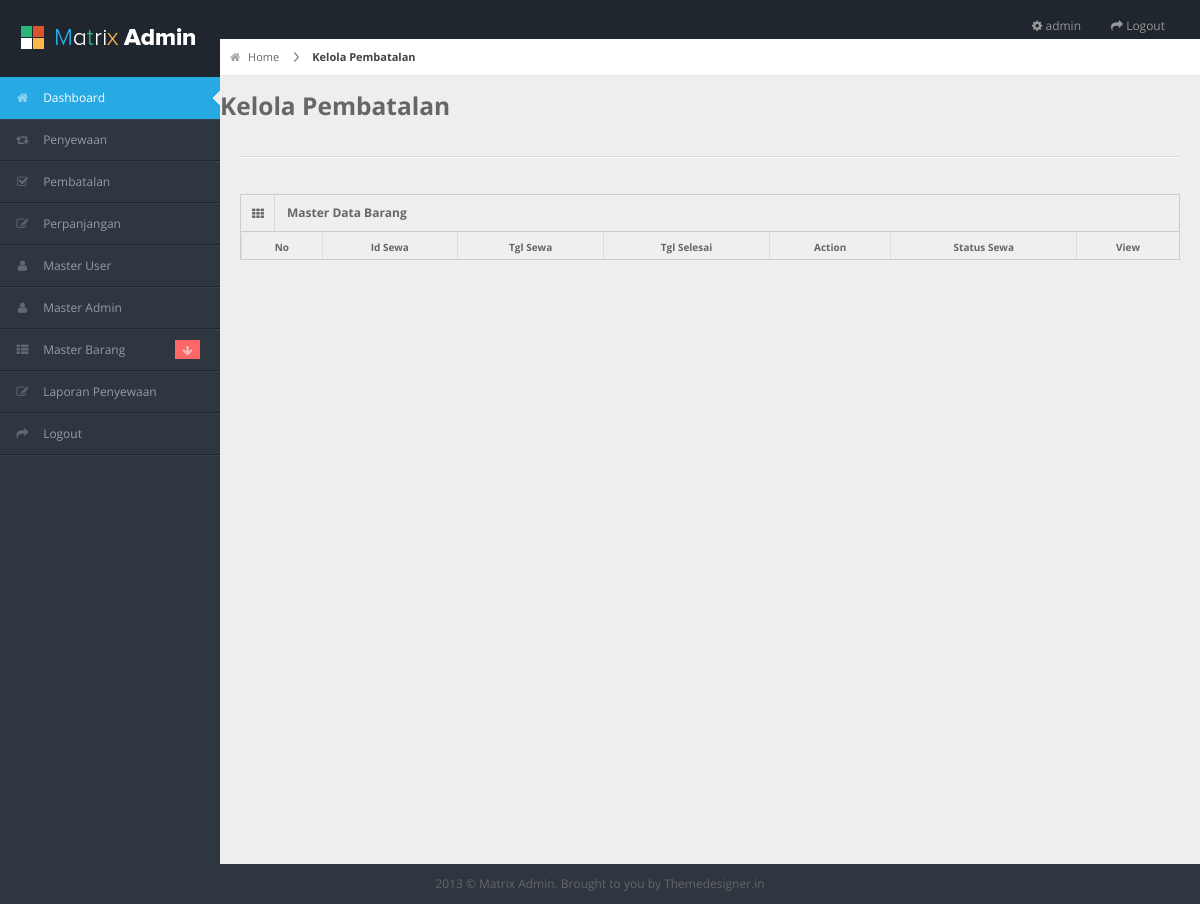
The app's page /admin/penyewaan/kelola_pembatalan.php (signed in), older data.
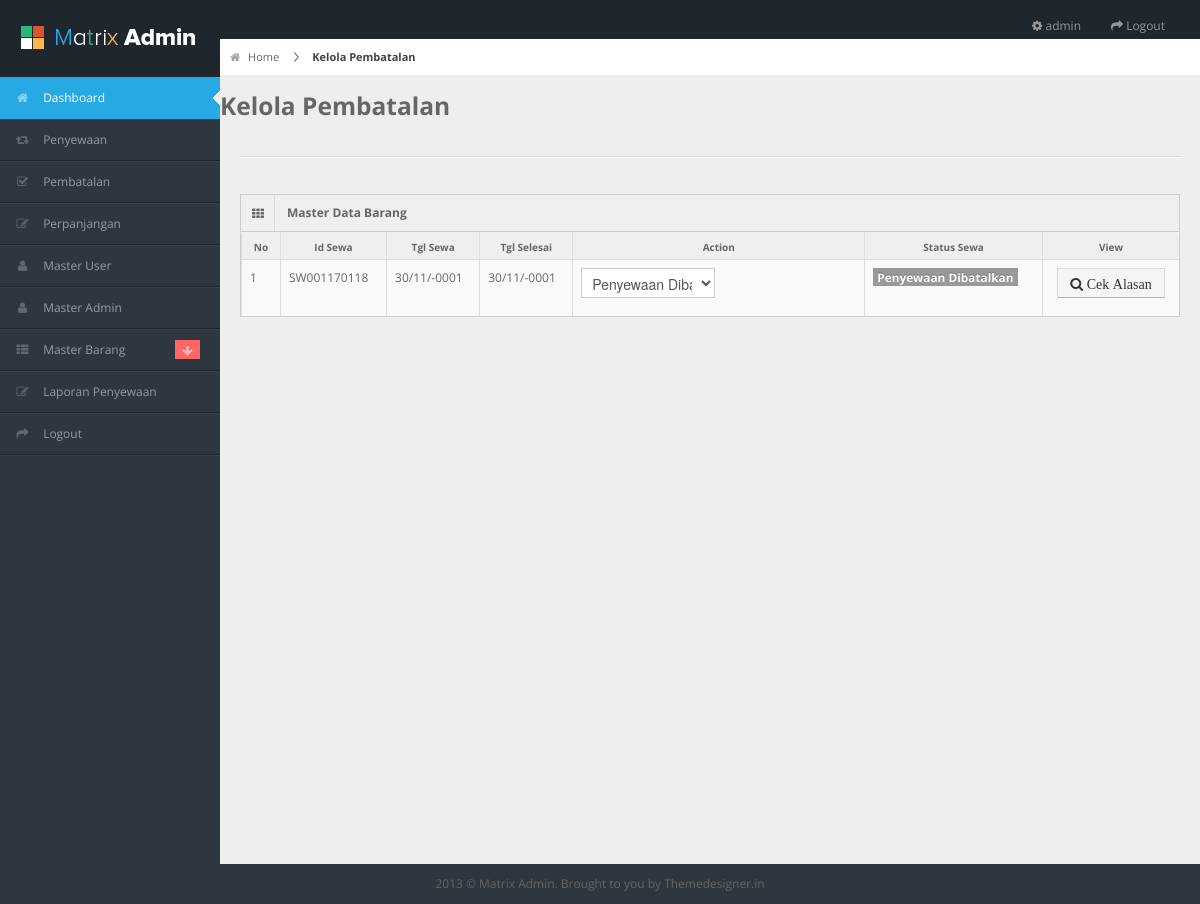
The same page, newer data.
### tables this page shows
CREATE TABLE IF NOT EXISTS `sewa` (
  `id_sewa` varchar(255) NOT NULL,
  `id_user` int(11) DEFAULT NULL,
  `tgl_sewa` date DEFAULT NULL,
  `tgl_selesai` date DEFAULT NULL,
  `tgl_expired` date DEFAULT NULL,
  `status_bayar` int(11) DEFAULT NULL,
  `status_sewa` int(11) DEFAULT NULL,
  `total_bayar` int(11) DEFAULT NULL,
  `dp` int(11) DEFAULT NULL
);

### admin/penyewaan/kelola_pembatalan.php (the view, shortened to what this page needs)
<?php include 'header.php'; ?>
<?php include 'nav.php'; ?>
<div id="content">
	<div id="content-header">
		<div id="breadcrumb"> <a href="#" title="Go to Home" class="tip-bottom"><i class="icon-home"></i> Home</a> <a href="#" class="current">Kelola Pembatalan</a> </div>
		<h3>Kelola Pembatalan</h3>
	</div>
	<div class="container-fluid">
		<hr>
		<div class="row-fluid">
			<div class="widget-box">
				<div class="widget-title"> <span class="icon"><i class="icon-th"></i></span>
					<h5>Master Data Barang</h5>
				</div>
				<div class="widget-content nopadding">
					<table class="table table-bordered data-table">
						<thead>
							<tr>
								<th>No</th>
								<th>Id Sewa</th>
								<th>Tgl Sewa</th>
								<th>Tgl Selesai</th>
								<th>Action</th>
								<th>Status Sewa</th>
								<th>View</th>
							</tr>
						</thead>
						<tbody>
							<?php
							$no=1;
							$sql = mysql_query("SELECT * FROM sewa,m_user WHERE sewa.id_user = m_user.id_user
								AND sewa.status_sewa in(7,12) ORDER BY sewa.id_sewa DESC");
							while($row = mysql_fetch_array($sql)){
								if($row['status_sewa']==7){
									$stat = '';
									$dis_pengembalian = 'disabled';
									$status_sewa = '<span class="label label-warning"> Proses Pembatalan </span>';
								}else if($row['status_sewa']==12){
									$status_sewa = '<span class="label label-danger"> Penyewaan Dibatalkan </span>';
								}
								?>
								<tr>
									<form action="" method="POST">
										<td><?php echo $no; ?></td>
										<td><?php echo $row['id_sewa']; ?></td>
										<td><?php echo date('d/m/Y',strtotime($row['tgl_sewa'])); ?></td>
										<td><?php echo date('d/m/Y',strtotime($row['tgl_selesai'])); ?></td>
										<td>
											<?php
											if($row['status_sewa']=='7'){
												?>
												<select class="span6" name="status_sewa" class="form-control" onchange="this.form.submit()">
													<option value="7" selected>Menunggu Konfirmasi Pembatalan</option>
													<option value="12">Penyewaan Dibatalkan</option>
												</select>
												<?php }else if($row['status_sewa']=='12'){
													?>
													<select class="span6" name="status_sewa" class="form-control" onchange="this.form.submit()">
														<option value="12" selected>Penyewaan Dibatalkan</option>
													</select>
													<?php } ?>
												</td>
												<td><?php echo $status_sewa; ?></td>
												<td style="text-align: center;">
													<a href="cek_batal.php?id_sewa=<?php echo $row['id_sewa']; ?>"> <button type="button" name="bayar" class="btn btn-sm btn-default"><i class="icon-search"> Cek Alasan </i></button></a>
												</td>
											</form>
											<?php
											$no++;
										} ?>
									</tr>
								</tbody>
							</table>
						</div>
					</div>
				</div>
			</div>
		</div>
		<?php include 'footer.php'; ?>

Row changes from the older to the newer data that the page shows:
added sewa: id_sewa "SW001170118", tgl_sewa "30/11/-0001", tgl_selesai "30/11/-0001", status_sewa "Penyewaan Dibatalkan"
